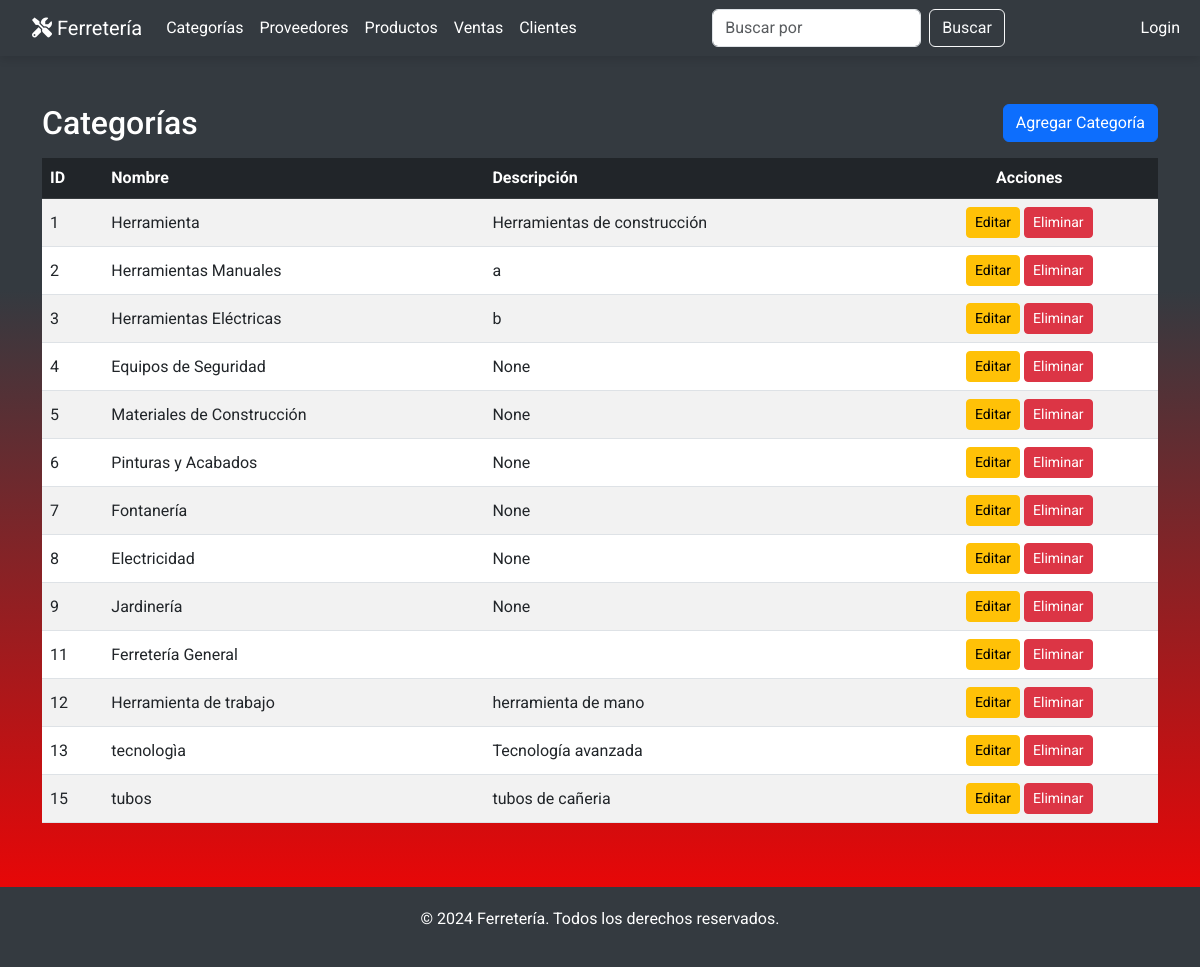
The app's page /categorias/, older data.
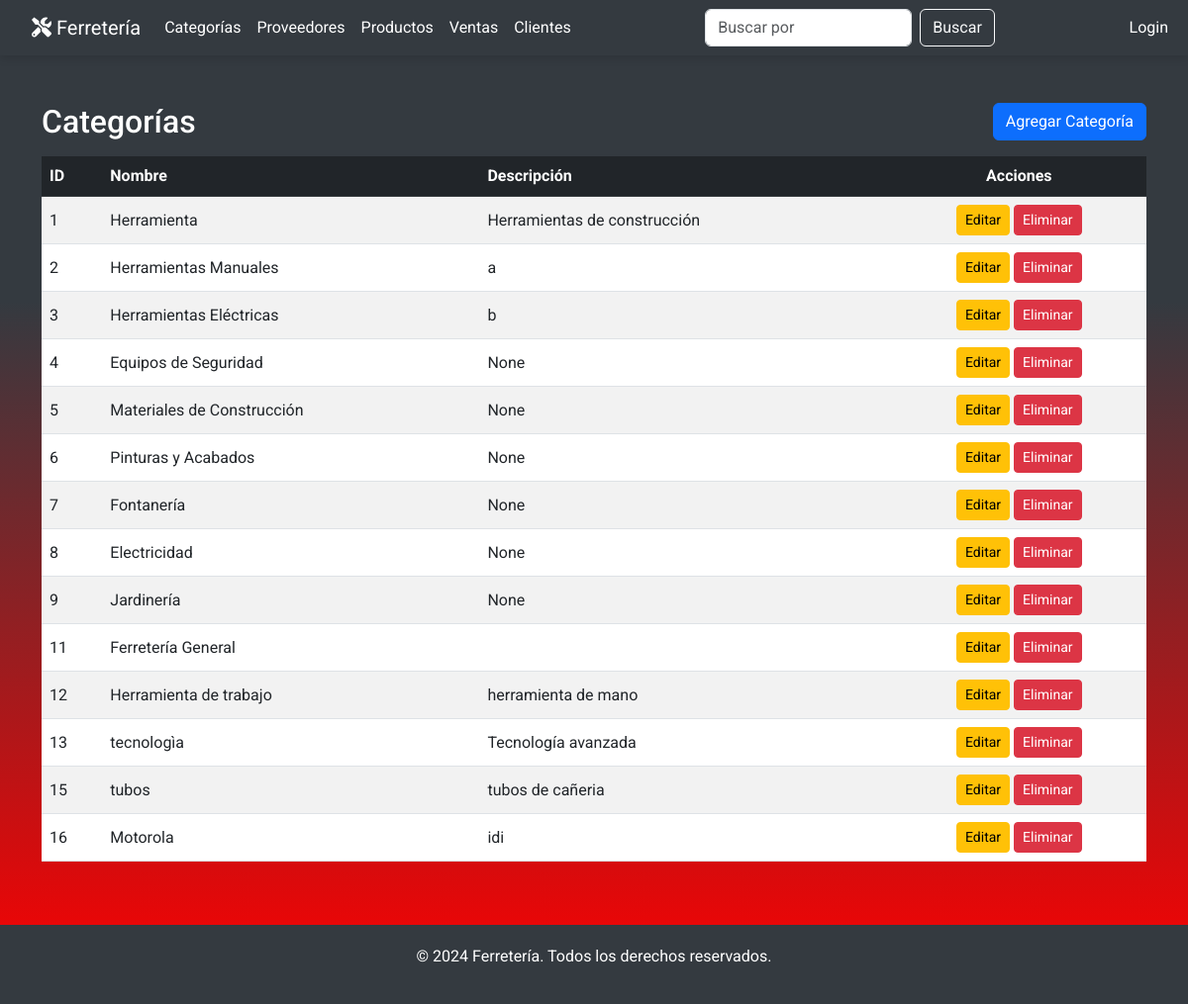
The same page, newer data.
### miAplicacion/models.py (models this page shows, shortened)
class Categoria(models.Model):
    nombre = models.CharField(max_length=50, unique=True)
    descripcion = models.TextField(blank=True, null=True)

### miAplicacion/views.py (the view)
# urls.py: path('categorias/', views.categoria_list, name='categoria_list'),
def categoria_list(request):
    categorias = Categoria.objects.all()
    return render(request, 'categorias/categoria_list.html', {'categorias': categorias})

### miAplicacion/templates/categorias/categoria_list.html (shortened to what this page needs)
{% extends 'base.html' %}
{% block content %}
<div class="container my-5">
    <div class="d-flex justify-content-between align-items-center mb-3">
        <h2 class="mb-0">Categorías</h2>
        <a href="{% url 'categoria_create' %}" class="btn btn-primary">Agregar Categoría</a>
    </div>
    <div class="table-responsive">
        <table class="table table-striped table-hover align-middle">
            <thead class="table-dark">
                <tr>
                    <th>ID</th>
                    <th>Nombre</th>
                    <th>Descripción</th>
                    <th class="text-center">Acciones</th>
                </tr>
            </thead>
            <tbody>
                {% for categoria in categorias %}
                <tr>
                    <td>{{ categoria.id }}</td>
                    <td>{{ categoria.nombre }}</td>
                    <td>{{ categoria.descripcion }}</td>
                    <td class="text-center">
                        <a href="{% url 'categoria_update' categoria.id %}" class="btn btn-warning btn-sm">Editar</a>
                        <a href="{% url 'categoria_delete' categoria.id %}" class="btn btn-danger btn-sm">Eliminar</a>
                    </td>
                </tr>
                {% endfor %}
            </tbody>
        </table>
    </div>
</div>
{% endblock %}

Row changes from the older to the newer data that the page shows:
added Categoria: id "16", nombre "Motorola", descripcion "idi"
